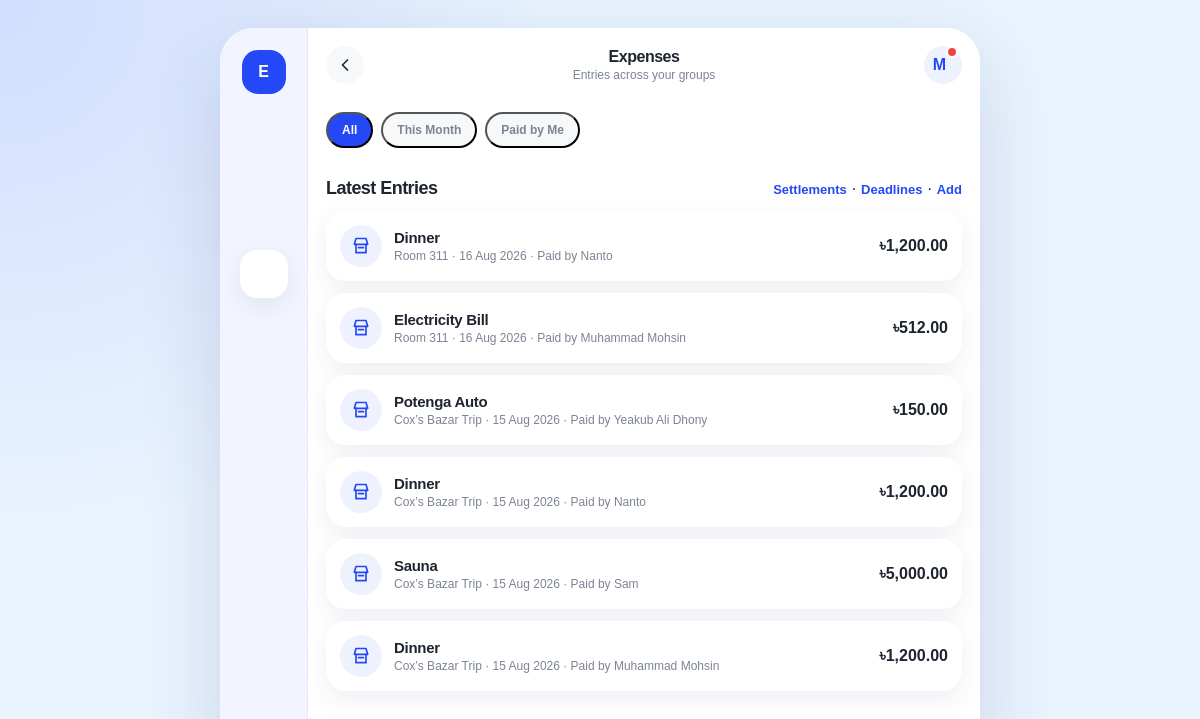
The app's page /expenses/list.php (signed in) with its own data.
### tables this page shows
CREATE TABLE `expenses` (
  `expense_id` int(11) NOT NULL,
  `title` varchar(150) NOT NULL,
  `amount` double NOT NULL,
  `expense_date` date NOT NULL,
  `created_at` timestamp NOT NULL DEFAULT current_timestamp(),
  `group_id` int(11) NOT NULL,
  `user_id` int(11) NOT NULL
);

CREATE TABLE `groups` (
  `group_id` int(11) NOT NULL,
  `group_name` varchar(100) NOT NULL,
  `description` varchar(255) DEFAULT NULL,
  `created_at` timestamp NOT NULL DEFAULT current_timestamp(),
  `settlement_deadline` date DEFAULT NULL
);

CREATE TABLE `users` (
  `user_id` int(11) NOT NULL,
  `name` varchar(100) NOT NULL,
  `email` varchar(255) NOT NULL,
  `password_hash` varchar(255) NOT NULL,
  `phone_no` varchar(20) DEFAULT NULL,
  `created_at` timestamp NOT NULL DEFAULT current_timestamp()
);

### expenses/list.php (the view, shortened to what this page needs)
<?php
require_once "../config/database.php";
$user_id = (int) $_SESSION["user_id"];
function money($value) { return "৳" . number_format((float) $value, 2); }
$stmt = $conn->prepare("
    SELECT e.expense_id, e.title, e.amount, e.expense_date, g.group_name, u.name AS paid_by
    FROM expenses e
    INNER JOIN groups g ON e.group_id = g.group_id
    INNER JOIN users u ON e.user_id = u.user_id
    INNER JOIN group_members gm ON e.group_id = gm.group_id
    WHERE gm.user_id = ?
    ORDER BY e.expense_date DESC, e.created_at DESC
");
$stmt->bind_param("i", $user_id);
$stmt->execute();
$expenses = $stmt->get_result();
include "../includes/header.php";
?>
<div class="filter-pills" data-filter-group>
    <button class="filter-pill active" type="button" data-filter="all">All</button>
    <button class="filter-pill" type="button" data-filter="month">This Month</button>
    <button class="filter-pill" type="button" data-filter="mine">Paid by Me</button>
</div>
<div class="section-header"><h2>Latest Entries</h2><span><a class="section-link" href="../settlements/index.php">Settlements</a> · <a class="section-link" href="../deadlines/index.php">Deadlines</a> · <a class="section-link" href="add.php">Add</a></span></div>
<div class="card-list">
    <?php if ($expenses->num_rows > 0): ?>
        <?php while ($expense = $expenses->fetch_assoc()): ?>
            <?php
            $date = strtotime($expense["expense_date"]);
            $filter = date("Y-m", $date) === date("Y-m") ? "month" : "old";
            if ($expense["paid_by"] === ($_SESSION["user_name"] ?? "")) { $filter = "mine"; }
            ?>
            <a class="transaction-row" href="details.php?expense_id=<?= (int) $expense["expense_id"] ?>" data-filter-item="<?= $filter ?>">
                <span class="icon-circle"><svg class="inline-icon" viewBox="0 0 24 24"><path d="M6 3h12l2 7H4z"/><path d="M6 10v10h12V10"/><path d="M9 14h6"/></svg></span>
                <span class="transaction-body"><h3><?= htmlspecialchars($expense["title"]) ?></h3><span class="transaction-meta"><?= htmlspecialchars($expense["group_name"]) ?> · <?= htmlspecialchars(date("d M Y", $date)) ?> · Paid by <?= htmlspecialchars($expense["paid_by"]) ?></span></span>
                <span class="transaction-amount"><?= money($expense["amount"]) ?></span>
            </a>
        <?php endwhile; ?>
    <?php else: ?>
        <div class="empty-state"><h3>No expenses yet</h3><p>Add an expense and split it with group members.</p></div>
    <?php endif; ?>
</div>
<?php include "../includes/footer.php"; ?>

### css/style.css (style rules this page uses)
:root { --primary: #2448f5; --primary-dark: #1939d6; --primary-light: #eef2ff; --background: #ffffff; --surface: #f7f8fa; --surface-blue: #f2f5ff; --text-primary: #1e2430; --text-secondary: #7c8494; --text-muted: #a7aebb; --border: #e7eaf0; --success: #22c55e; --warning: #f59e0b; --danger: #ef4444; --shadow: 0 8px 25px rgba(30, 50, 100, 0.08); --shadow-strong: 0 18px 45px rgba(36, 72, 245, 0.18); --radius-sm: 8px; --radius-md: 14px; --radius-lg: 20px; --radius-xl: 28px; --app-width: 460px; }
* { box-sizing: border-box; margin: 0; padding: 0; }
html { scroll-behavior: smooth; }
body { min-height: 100vh; background: radial-gradient(circle at top left, rgba(36, 72, 245, 0.13), transparent 34rem), #eaf4ff; color: var(--text-primary); font-family: "Trebuchet MS", Arial, Helvetica, sans-serif; }
a { color: inherit; text-decoration: none; }
button, input, select, textarea { font: inherit; }
button { cursor: pointer; }
.icon-button, .avatar, .icon-circle { display: inline-flex; align-items: center; justify-content: center; flex: 0 0 auto; border-radius: 50%; }
.nav-link svg, .sheet-action svg, .inline-icon { width: 20px; height: 20px; stroke: currentColor; stroke-width: 2; fill: none; stroke-linecap: round; stroke-linejoin: round; }
.section-header { display: flex; align-items: center; justify-content: space-between; gap: 12px; margin: 26px 0 12px; }
.section-header h2 { font-size: 18px; letter-spacing: -0.03em; }
.section-link { color: var(--primary); font-size: 13px; font-weight: 800; }
.card, .summary-card, .mini-card, .form-card, .transaction-row, .group-card, .user-row, .notification-card, .payment-card { border-radius: var(--radius-lg); background: white; box-shadow: var(--shadow); }
.card-list { display: grid; gap: 12px; }
.group-card h3, .transaction-row h3, .user-row h3, .payment-card h3, .notification-card h3 { font-size: 15px; letter-spacing: -0.02em; }
.group-meta, .row-meta, .transaction-meta { margin-top: 4px; color: var(--text-secondary); font-size: 12px; }
.transaction-row, .user-row { display: flex; align-items: center; gap: 12px; padding: 14px; }
.transaction-body, .user-body { min-width: 0; flex: 1; }
.transaction-amount, .row-value { flex: 0 0 auto; text-align: right; font-weight: 900; font-variant-numeric: tabular-nums; }
.icon-circle { width: 42px; height: 42px; background: var(--primary-light); color: var(--primary); }
.filter-pills { display: flex; gap: 8px; overflow-x: auto; padding-bottom: 4px; }
.filter-pill { flex: 0 0 auto; padding: 9px 14px; border-radius: 999px; background: var(--surface); color: var(--text-secondary); font-size: 12px; font-weight: 900; }
.filter-pill.active { background: var(--primary); color: white; }
@media (min-width: 900px) { body { padding: 28px 0; } }

### records on screen
expenses: title "Dinner", group.group_name "Room 311", expense_date "16 Aug 2026", user.name "Nanto", amount "৳1,200.00"
expenses: title "Electricity Bill", group.group_name "Room 311", expense_date "16 Aug 2026", user.name "Muhammad Mohsin", amount "৳512.00"
expenses: title "Potenga Auto", group.group_name "Cox’s Bazar Trip", expense_date "15 Aug 2026", user.name "Yeakub Ali Dhony", amount "৳150.00"
expenses: title "Dinner", group.group_name "Cox’s Bazar Trip", expense_date "15 Aug 2026", user.name "Nanto", amount "৳1,200.00"
expenses: title "Sauna", group.group_name "Cox’s Bazar Trip", expense_date "15 Aug 2026", user.name "Sam", amount "৳5,000.00"
expenses: title "Dinner", group.group_name "Cox’s Bazar Trip", expense_date "15 Aug 2026", user.name "Muhammad Mohsin", amount "৳1,200.00"

### other values on screen
$pageTitle "Expenses"
$pageSubtitle "Entries across your groups"
$userInitial "M"
